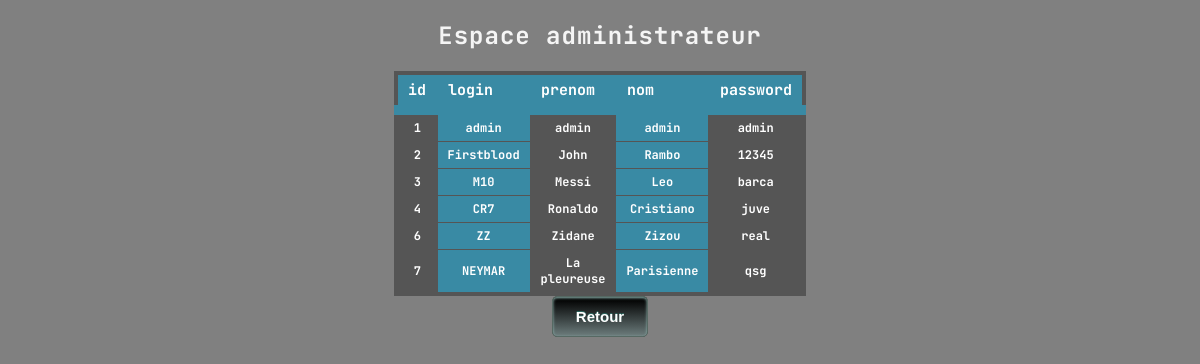
The page /admin.php (signed in) on the database its author committed.
### tables this page shows
CREATE TABLE IF NOT EXISTS `utilisateurs` (
  `id` int(11) NOT NULL AUTO_INCREMENT,
  `login` varchar(255) NOT NULL,
  `prenom` varchar(255) NOT NULL,
  `nom` varchar(255) NOT NULL,
  `password` varchar(255) NOT NULL,
  PRIMARY KEY (`id`)
);

### admin.php (the view, shortened to what this page needs)
<?php
include_once ('connexiondb.php');
$reqadmin = $BDD->prepare('SELECT id, login, prenom, nom, password FROM utilisateurs');
$reqadmin->setFetchMode(PDO::FETCH_ASSOC);
$reqadmin->execute();
?>
<!DOCTYPE html>
<html lang="fr">
<head>
   <link rel="stylesheet" href="style.css">
</head>
<body>
<main>
    <h2>Espace administrateur</h2>
<?php
echo '<table>';
$i = 0;
while ($tab = $reqadmin->fetch())
{
   if ($i == 0)
   {
      echo '<thead>';
      foreach ($tab as $key => $value)
      {
         echo '<th>' . $key . '</th>';
      }
        echo '</thead>';
        $i = 1;
   }
      echo '<tr>';
      foreach ($tab as $value)
   {
      echo '<td>' . $value . '</td>';
   }
   echo '</tr>';
}
echo '</table>';
?>
</main>
<a class="button" href="index.php">Retour</a>
</body>

### style.css (style rules this page uses)
body { margin: 0; height: 100vh; background: gray; font-family: 'JetBrains Mono', monospace; display: flex; flex-direction: column; align-items: center; }
h2 { width: 100%; text-align: center; color: whitesmoke; letter-spacing: 1px; }
.button { box-shadow: inset 0px 1px 3px 0px #91b8b3; background: linear-gradient(to bottom, #000000 5%, #6c7c7c 100%); background-color: #000000; border-radius: 5px; border: 1px solid #566963; display: inline-block; cursor: pointer; color: #ffffff; font-family: Arial; font-size: 15px; font-weight: bold; padding: 11px 23px; text-decoration: none; text-shadow: 0px -1px 0px #2b665e; }
table { border: 4px solid #555555; background-color: #555555; width: 400px; text-align: center; border-collapse: collapse; }
table td, table th { border: 1px solid #555555; padding: 5px 10px; }
table tbody td { font-size: 12px; font-weight: bold; color: #FFFFFF; }
table td:nth-child(even) { background: #398AA4; }
table thead { background: #398AA4; border-bottom: 10px solid #398AA4; }
table thead th { font-size: 15px; font-weight: bold; color: #FFFFFF; text-align: left; border-left: 2px solid #398AA4; }
table thead th:first-child { border-left: none; }

### rows shown on the page
utilisateurs: key "id", key "login", key "prenom", key "nom", key "password", id "1", value "admin"
utilisateurs: id "2", login "Firstblood", prenom "John", nom "Rambo", password "12345"
utilisateurs: id "3", login "M10", prenom "Messi", nom "Leo", password "barca"
utilisateurs: id "4", login "CR7", prenom "Ronaldo", nom "Cristiano", password "juve"
utilisateurs: id "6", login "ZZ", prenom "Zidane", nom "Zizou", password "real"
utilisateurs: id "7", login "NEYMAR", prenom "La pleureuse", nom "Parisienne", password "qsg"
